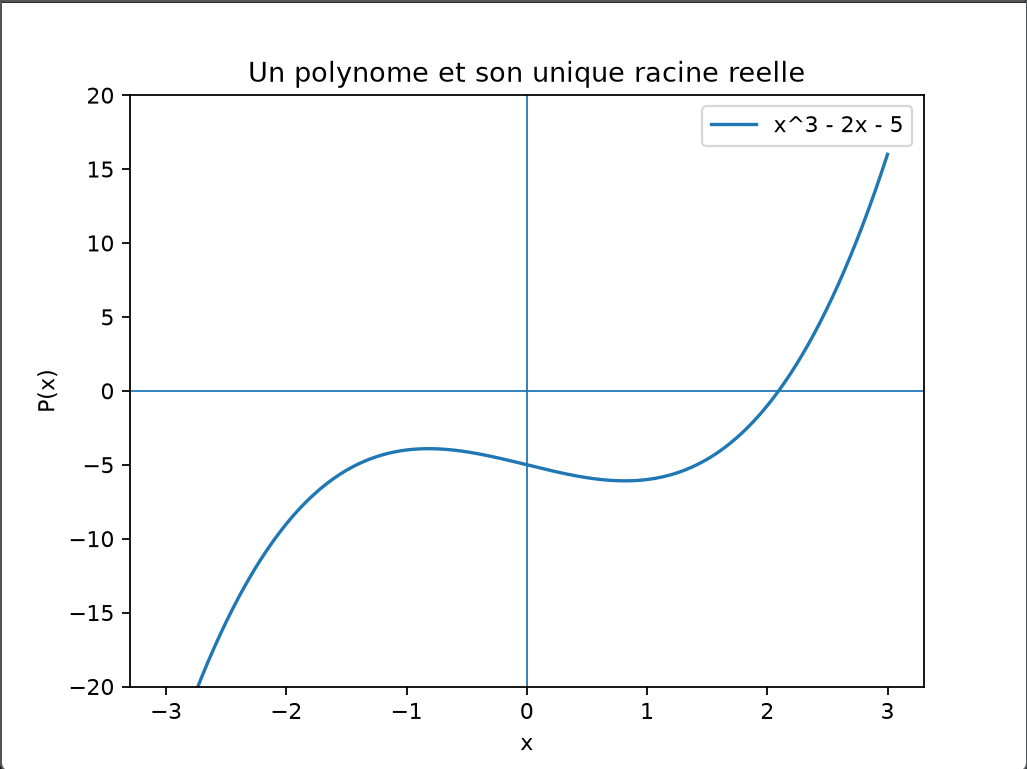

Here is the Python script that generated this plot:
import matplotlib.pyplot as plt
from functions import evaluer

Q = [-5, -2, 0, 1]          # x^3 - 2x - 5
xs = [i / 100 for i in range(-300, 301)]
ys = [evaluer(Q, x) for x in xs]

plt.figure()
plt.plot(xs, ys, label="x^3 - 2x - 5")
plt.axhline(0, linewidth=0.8)
plt.axvline(0, linewidth=0.8)
plt.ylim(-20, 20)
plt.xlabel("x")
plt.ylabel("P(x)")
plt.legend()
plt.title("Un polynome et son unique racine reelle")
plt.show()
